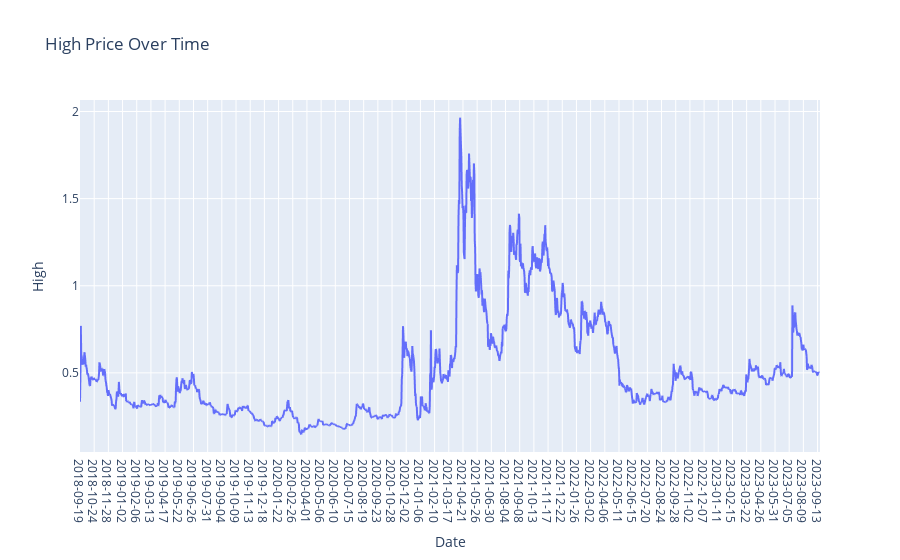

The notebook cell saved with this chart:
### Markdown cell above
## ii) Graph for High Column Values

### Code cell
plt.figure(figsize=(14, 6))
fig = px.line(XRP.High,x=XRP.Date, y='High', labels={'x': 'Date', 'y': 'Price'}, title='High Price Over Time')
fig.update_xaxes(type='category')  # Ensure the x-axis treats the index as categorical (date)
fig.show()

### Figure 1 — Plotly figure (JSON) as saved in the notebook; plotly's stock layout.template omitted (floating-point values rounded to 4 significant figures; data arrays with more than 128 entries replaced by an {"elided": "..."} marker saying what was removed)
{"data": [{"hovertemplate": "Date=%{x}<br>High=%{y}<extra></extra>", "legendgroup": "", "line": {"color": "#636efa", "dash": "solid"}, "marker": {"symbol": "circle"}, "mode": "lines", "name": "", "showlegend": false, "type": "scattergl", "x": {"elided": "1827 str values"}, "xaxis": "x", "y": {"elided": "1827 float values"}, "yaxis": "y"}], "layout": {"legend": {"tracegroupgap": 0}, "title": {"text": "High Price Over Time"}, "xaxis": {"anchor": "y", "domain": [0, 1], "title": {"text": "Date"}, "type": "category"}, "yaxis": {"anchor": "x", "domain": [0, 1], "title": {"text": "High"}}}}
